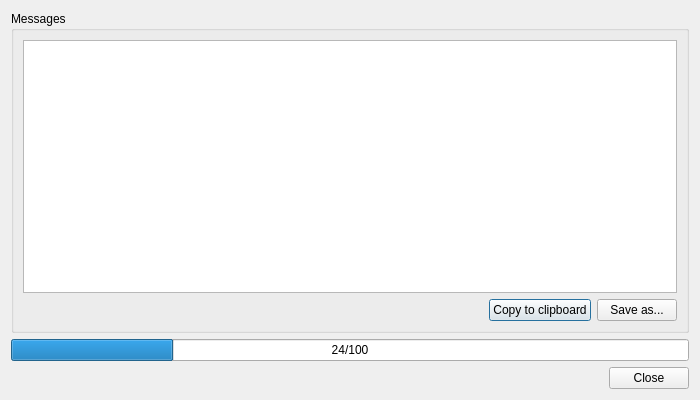
<?xml version="1.0" encoding="UTF-8"?>
<ui version="4.0">
 <class>WorkspaceDevProcessDialog</class>
 <widget class="QDialog" name="WorkspaceDevProcessDialog">
  <property name="geometry">
   <rect>
    <x>0</x>
    <y>0</y>
    <width>700</width>
    <height>400</height>
   </rect>
  </property>
  <property name="windowTitle">
   <string>Dialog</string>
  </property>
  <layout class="QVBoxLayout" name="verticalLayout">
   <item>
    <widget class="QGroupBox" name="groupBox">
     <property name="title">
      <string>Messages</string>
     </property>
     <layout class="QVBoxLayout" name="verticalLayout_2" stretch="1,0">
      <item>
       <widget class="QPlainTextEdit" name="MessagesTextEdit">
        <property name="undoRedoEnabled">
         <bool>false</bool>
        </property>
        <property name="readOnly">
         <bool>true</bool>
        </property>
        <property name="plainText">
         <string notr="true"/>
        </property>
       </widget>
      </item>
      <item>
       <layout class="QHBoxLayout" name="horizontalLayout_2">
        <item>
         <spacer name="horizontalSpacer">
          <property name="orientation">
           <enum>Qt::Horizontal</enum>
          </property>
          <property name="sizeHint" stdset="0">
           <size>
            <width>40</width>
            <height>20</height>
           </size>
          </property>
         </spacer>
        </item>
        <item>
         <widget class="QPushButton" name="CopyClipboardButton">
          <property name="text">
           <string>Copy to clipboard</string>
          </property>
         </widget>
        </item>
        <item>
         <widget class="QPushButton" name="SaveButton">
          <property name="text">
           <string>Save as...</string>
          </property>
         </widget>
        </item>
       </layout>
      </item>
     </layout>
    </widget>
   </item>
   <item>
    <widget class="QProgressBar" name="ProgressBar">
     <property name="value">
      <number>24</number>
     </property>
     <property name="format">
      <string>%v/%m</string>
     </property>
    </widget>
   </item>
   <item>
    <widget class="QDialogButtonBox" name="ButtonBox">
     <property name="standardButtons">
      <set>QDialogButtonBox::Close</set>
     </property>
    </widget>
   </item>
  </layout>
 </widget>
 <resources/>
 <connections/>
</ui>
